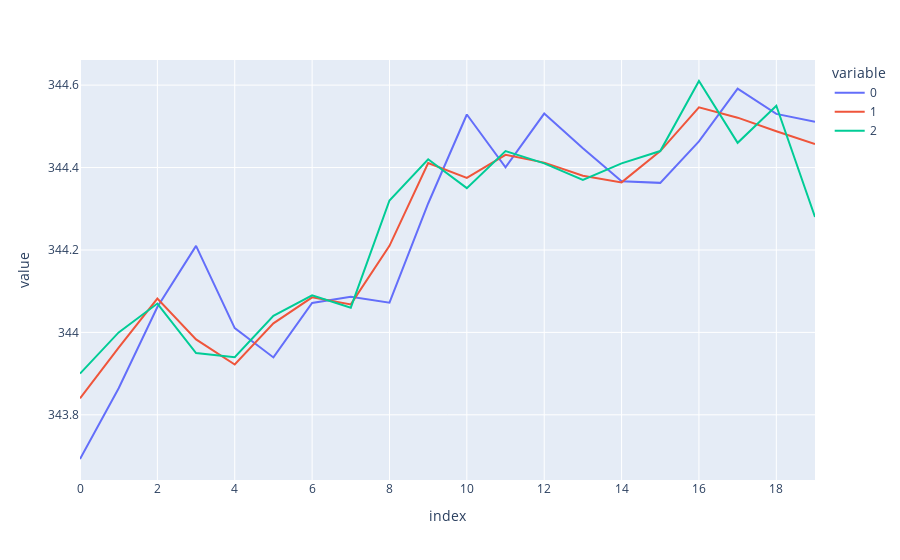

Notebook cell for this chart:
### Code cell
# if __name__ == '__main__':
    # Load historical data
    # CSV should have columns: ['date', 'open', 'high', 'low', 'close', 'volume']
data = pd.read_csv('SPY_bar_sample_10sec', index_col=0, header=0)
data = data.loc['2020-09-04 10:00:00':'2020-09-04 15:00:00'].reset_index(drop=False)
# display(data)
data['volume'] = data['volume'].astype('int32')
# del data["average"]
del data["barcount"]

# Initialize moving averages from Ta-Lib, store functions in dictionary
talib_moving_averages = ['SMA', 'EMA', 'WMA', 'DEMA', 'KAMA', 'MIDPOINT', 'MIDPRICE', 'T3', 'TEMA', 'TRIMA']
talib_moving_averages = ['EMA']
functions = {}
for ma in talib_moving_averages:
    functions[ma] = abstract.Function(ma)
    functions[ma].parameters['timeperiod']=2
# Determine kurtosis "K" values for MA period 4-99
kurtosis_results = {'period': []}
# for i in range(4, 100):
#     kurtosis_results['period'].append(i)
#     for ma in talib_moving_averages:
        
#         # Run moving average, remove last 252 days (used later for test data set), trim MA result to last 60 days
#         ma_output = functions[ma](data[:70], i).tail(60)

#         # Determine kurtosis "K" value
#         k = kurtosis(ma_output, fisher=False)

#         # add to dictionary
#         if ma not in kurtosis_results.keys():
#             kurtosis_results[ma] = []
#         kurtosis_results[ma].append(k)

# kurtosis_results = pd.DataFrame(kurtosis_results)
# display(kurtosis_results)

with pd.option_context('display.max_rows', None, 'display.max_columns', None):  # more options can be specified also
    t = functions["EMA"](data)
    t = data['average']
    t= t[~pd.isnull(t)]
    len_data = len(t)
    len_train = round(float(len_data)*(1-20/len_data))
    len_test = len_data-len_train
    test_actual = data['average'].tail(len_test).to_list()
    close_actual = data['close'].tail(len_test).to_list()
    print(len_data,len_train,len_test)
    prediction, mse, rmse, mape  = get_arima(t, len_train, len_test)
    comp = list(map(list,zip(prediction,test_actual,close_actual)))
#     for x in comp:print(x[0]-x[1])
    compdf = pd.DataFrame(comp)
    pd.options.plotting.backend = "plotly"
    compdf.plot().show()

### Figure 1 — Plotly figure (JSON) as saved in the notebook; plotly's stock layout.template omitted (floating-point values rounded to 4 significant figures)
{"data": [{"hovertemplate": "variable=0<br>index=%{x}<br>value=%{y}<extra></extra>", "legendgroup": "0", "line": {"color": "#636efa", "dash": "solid"}, "mode": "lines", "name": "0", "orientation": "v", "showlegend": true, "type": "scatter", "x": [0, 1, 2, 3, 4, 5, 6, 7, 8, 9, 10, 11, 12, 13, 14, 15, 16, 17, 18, 19], "xaxis": "x", "y": [343.7, 343.9, 344.1, 344.2, 344.0, 343.9, 344.1, 344.1, 344.1, 344.3, 344.5, 344.4, 344.5, 344.4, 344.4, 344.4, 344.5, 344.6, 344.5, 344.5], "yaxis": "y"}, {"hovertemplate": "variable=1<br>index=%{x}<br>value=%{y}<extra></extra>", "legendgroup": "1", "line": {"color": "#EF553B", "dash": "solid"}, "mode": "lines", "name": "1", "orientation": "v", "showlegend": true, "type": "scatter", "x": [0, 1, 2, 3, 4, 5, 6, 7, 8, 9, 10, 11, 12, 13, 14, 15, 16, 17, 18, 19], "xaxis": "x", "y": [343.8, 344.0, 344.1, 344.0, 343.9, 344.0, 344.1, 344.1, 344.2, 344.4, 344.4, 344.4, 344.4, 344.4, 344.4, 344.4, 344.5, 344.5, 344.5, 344.5], "yaxis": "y"}, {"hovertemplate": "variable=2<br>index=%{x}<br>value=%{y}<extra></extra>", "legendgroup": "2", "line": {"color": "#00cc96", "dash": "solid"}, "mode": "lines", "name": "2", "orientation": "v", "showlegend": true, "type": "scatter", "x": [0, 1, 2, 3, 4, 5, 6, 7, 8, 9, 10, 11, 12, 13, 14, 15, 16, 17, 18, 19], "xaxis": "x", "y": [343.9, 344, 344.1, 343.9, 343.9, 344.0, 344.1, 344.1, 344.3, 344.4, 344.4, 344.4, 344.4, 344.4, 344.4, 344.4, 344.6, 344.5, 344.6, 344.3], "yaxis": "y"}], "layout": {"legend": {"title": {"text": "variable"}, "tracegroupgap": 0}, "margin": {"t": 60}, "xaxis": {"anchor": "y", "domain": [0, 1], "title": {"text": "index"}}, "yaxis": {"anchor": "x", "domain": [0, 1], "title": {"text": "value"}}}}
